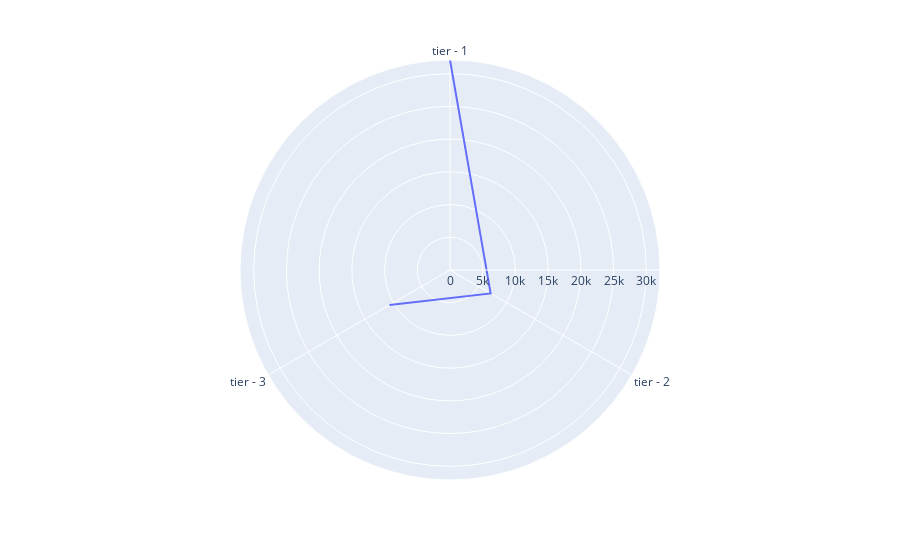

Notebook code cell kept with this figure:
### Code cell
fig = px.line_polar(median, r= 'charges', theta='hospital_tier')
fig.show()

### Figure 1 — Plotly figure (JSON) as saved in the notebook; plotly's stock layout.template omitted (floating-point values rounded to 4 significant figures)
{"data": [{"hovertemplate": "charges=%{r}<br>hospital_tier=%{theta}<extra></extra>", "legendgroup": "", "line": {"color": "#636efa", "dash": "solid"}, "marker": {"symbol": "circle"}, "mode": "lines", "name": "", "r": [32100.0, 7169.0, 10680.0], "showlegend": false, "subplot": "polar", "theta": ["tier - 1", "tier - 2", "tier - 3"], "type": "scatterpolar"}], "layout": {"autosize": true, "legend": {"tracegroupgap": 0}, "margin": {"t": 60}, "polar": {"angularaxis": {"direction": "clockwise", "rotation": 90, "type": "category"}, "domain": {"x": [0, 1], "y": [0, 1]}, "radialaxis": {"autorange": true, "range": [0, 32100.0], "type": "linear"}}}}
